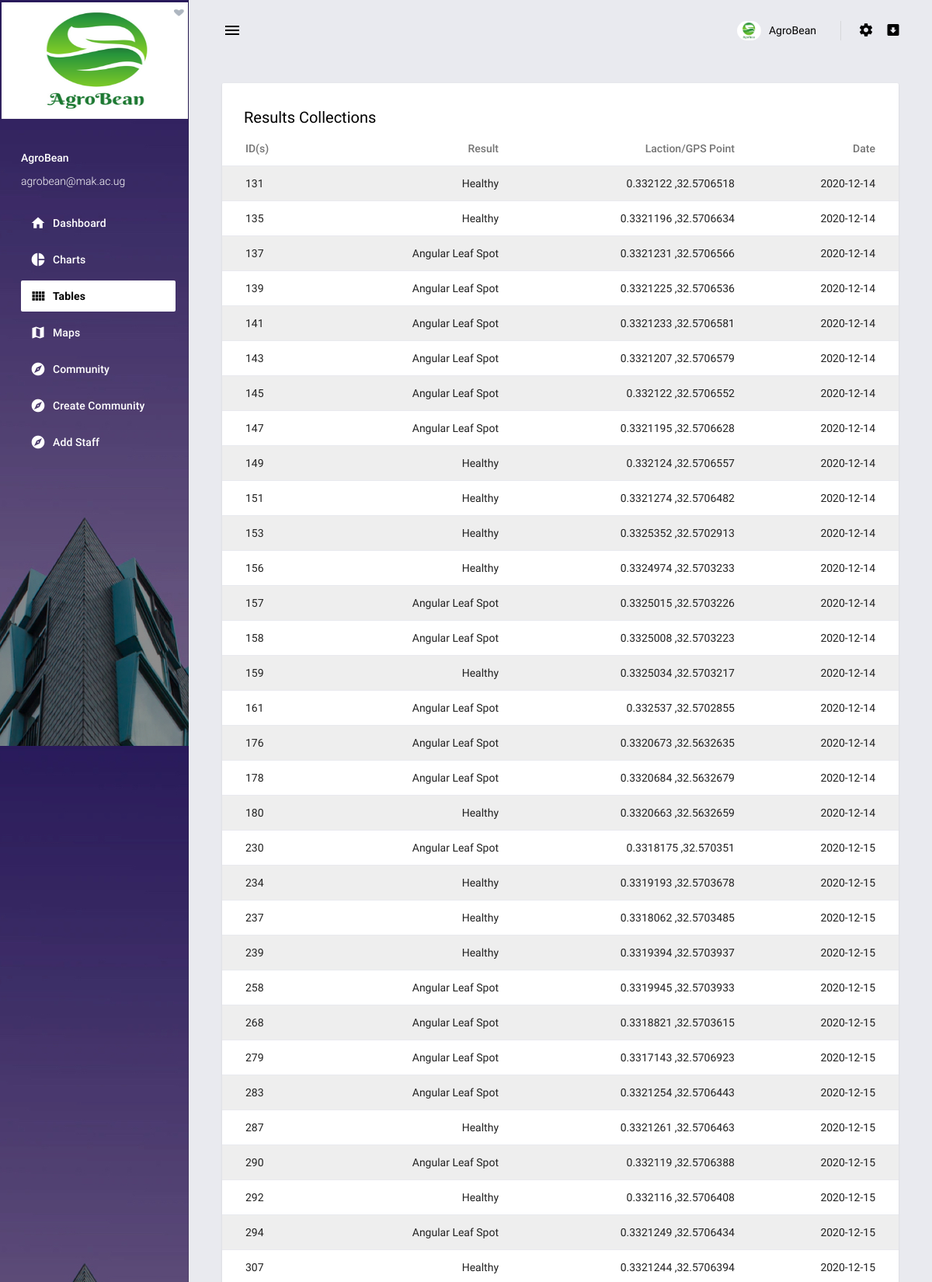
Page /tables (upper part) on the committed database.
### tables this page shows
CREATE TABLE "agrobean_results" (
	`id`	INTEGER,
	`result`	TEXT,
	`location`	TEXT,
	`date`	INTEGER,
	PRIMARY KEY(`id`)
);

### app.py (the view)
@app.route('/tables',methods=['GET','POST'])
def tables():
    results=db_connect.execute('select * from agrobean_results')
    return render_template('basic-tables.html',tables=results)

### templates/basic-tables.html (shortened to what this page needs)
{% extends "base.html" %}
{% block content %}
        <main class="content-wrapper">
          <div class="mdc-layout-grid">
            <div class="mdc-layout-grid__inner">
              <div class="mdc-layout-grid__cell stretch-card mdc-layout-grid__cell--span-12">
                <div class="mdc-card p-0">
                  <h6 class="card-title card-padding pb-0">Results Collections</h6>
                  <div class="table-responsive">
                    <table class="table table-striped">
                      <thead>
                        <tr>
                          <th class="text-left">ID(s)</th>
                          <th>Result</th>
                          <th>Laction/GPS Point</th>
                          <th>Date</th>
                        </tr>
                      </thead>
                      <tbody>
                      {% for table in tables %}
                        <tr>
                          <td class="text-left">{{table[0]}}</td>
                          <td>{{table[1]}}</td>
                          <td>{{table[2]}}</td>
                          <td>{{table[3]}}</td>
                        </tr>
                       {% endfor %}
                      </tbody>
                    </table>
                  </div>
                </div>
              </div>
            </div>
          </div>
        </main>
{% endblock %}

### rows in the picture
agrobean_results: id "131", result "Healthy", location "0.332122 ,32.5706518", date "2020-12-14"
agrobean_results: id "135", result "Healthy", location "0.3321196 ,32.5706634", date "2020-12-14"
agrobean_results: id "137", result "Angular Leaf Spot", location "0.3321231 ,32.5706566", date "2020-12-14"
agrobean_results: id "139", result "Angular Leaf Spot", location "0.3321225 ,32.5706536", date "2020-12-14"
agrobean_results: id "141", result "Angular Leaf Spot", location "0.3321233 ,32.5706581", date "2020-12-14"
agrobean_results: id "143", result "Angular Leaf Spot", location "0.3321207 ,32.5706579", date "2020-12-14"
agrobean_results: id "145", result "Angular Leaf Spot", location "0.332122 ,32.5706552", date "2020-12-14"
agrobean_results: id "147", result "Angular Leaf Spot", location "0.3321195 ,32.5706628", date "2020-12-14"
agrobean_results: id "149", result "Healthy", location "0.332124 ,32.5706557", date "2020-12-14"
agrobean_results: id "151", result "Healthy", location "0.3321274 ,32.5706482", date "2020-12-14"
agrobean_results: id "153", result "Healthy", location "0.3325352 ,32.5702913", date "2020-12-14"
agrobean_results: id "156", result "Healthy", location "0.3324974 ,32.5703233", date "2020-12-14"
agrobean_results: id "157", result "Angular Leaf Spot", location "0.3325015 ,32.5703226", date "2020-12-14"
agrobean_results: id "158", result "Angular Leaf Spot", location "0.3325008 ,32.5703223", date "2020-12-14"
agrobean_results: id "159", result "Healthy", location "0.3325034 ,32.5703217", date "2020-12-14"
agrobean_results: id "161", result "Angular Leaf Spot", location "0.332537 ,32.5702855", date "2020-12-14"
agrobean_results: id "176", result "Angular Leaf Spot", location "0.3320673 ,32.5632635", date "2020-12-14"
agrobean_results: id "178", result "Angular Leaf Spot", location "0.3320684 ,32.5632679", date "2020-12-14"
agrobean_results: id "180", result "Healthy", location "0.3320663 ,32.5632659", date "2020-12-14"
agrobean_results: id "230", result "Angular Leaf Spot", location "0.3318175 ,32.570351", date "2020-12-15"
agrobean_results: id "234", result "Healthy", location "0.3319193 ,32.5703678", date "2020-12-15"
agrobean_results: id "237", result "Healthy", location "0.3318062 ,32.5703485", date "2020-12-15"
agrobean_results: id "239", result "Healthy", location "0.3319394 ,32.5703937", date "2020-12-15"
agrobean_results: id "258", result "Angular Leaf Spot", location "0.3319945 ,32.5703933", date "2020-12-15"
agrobean_results: id "268", result "Angular Leaf Spot", location "0.3318821 ,32.5703615", date "2020-12-15"
agrobean_results: id "279", result "Angular Leaf Spot", location "0.3317143 ,32.5706923", date "2020-12-15"
agrobean_results: id "283", result "Angular Leaf Spot", location "0.3321254 ,32.5706443", date "2020-12-15"
agrobean_results: id "287", result "Healthy", location "0.3321261 ,32.5706463", date "2020-12-15"
agrobean_results: id "290", result "Angular Leaf Spot", location "0.332119 ,32.5706388", date "2020-12-15"
agrobean_results: id "292", result "Healthy", location "0.332116 ,32.5706408", date "2020-12-15"
agrobean_results: id "294", result "Angular Leaf Spot", location "0.3321249 ,32.5706434", date "2020-12-15"
agrobean_results: id "307", result "Healthy", location "0.3321244 ,32.5706394", date "2020-12-15"
